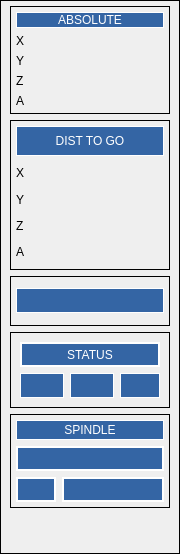
                  <widget class="QFrame" name="gridFrame">
                   <property name="minimumSize">
                    <size>
                     <width>180</width>
                     <height>0</height>
                    </size>
                   </property>
                   <property name="maximumSize">
                    <size>
                     <width>170</width>
                     <height>16777215</height>
                    </size>
                   </property>
                   <property name="frameShape">
                    <enum>QFrame::Box</enum>
                   </property>
                   <layout class="QGridLayout" name="gridLayout_20">
                    <property name="leftMargin">
                     <number>5</number>
                    </property>
                    <property name="topMargin">
                     <number>5</number>
                    </property>
                    <property name="rightMargin">
                     <number>5</number>
                    </property>
                    <property name="bottomMargin">
                     <number>5</number>
                    </property>
                    <item row="0" column="3">
                     <widget class="QFrame" name="gridFrame">
                      <property name="maximumSize">
                       <size>
                        <width>160</width>
                        <height>190</height>
                       </size>
                      </property>
                      <property name="styleSheet">
                       <string notr="true">
QLabel {font: 16pt &quot;DejaVu Sans&quot;;}
</string>
                      </property>
                      <property name="frameShape">
                       <enum>QFrame::Box</enum>
                      </property>
                      <layout class="QGridLayout" name="gridLayout_21">
                       <property name="leftMargin">
                        <number>5</number>
                       </property>
                       <property name="topMargin">
                        <number>5</number>
                       </property>
                       <property name="rightMargin">
                        <number>5</number>
                       </property>
                       <property name="bottomMargin">
                        <number>5</number>
                       </property>
                       <item row="3" column="2">
                        <widget class="QLabel" name="label_16">
                         <property name="maximumSize">
                          <size>
                           <width>30</width>
                           <height>30</height>
                          </size>
                         </property>
                         <property name="text">
                          <string>Y</string>
                         </property>
                        </widget>
                       </item>
                       <item row="1" column="2">
                        <widget class="QLabel" name="label_15">
                         <property name="maximumSize">
                          <size>
                           <width>30</width>
                           <height>30</height>
                          </size>
                         </property>
                         <property name="text">
                          <string>X</string>
                         </property>
                        </widget>
                       </item>
                       <item row="4" column="2">
                        <widget class="QLabel" name="label_17">
                         <property name="maximumSize">
                          <size>
                           <width>30</width>
                           <height>30</height>
                          </size>
                         </property>
                         <property name="text">
                          <string>Z</string>
                         </property>
                        </widget>
                       </item>
                       <item row="0" column="2" colspan="3">
                        <widget class="QLabel" name="label_8">
                         <property name="maximumSize">
                          <size>
                           <width>190</width>
                           <height>40</height>
                          </size>
                         </property>
                         <property name="styleSheet">
                          <string notr="true">color: rgb(255, 255, 255);
background-color:rgb(52, 101, 164);</string>
                         </property>
                         <property name="frameShape">
                          <enum>QFrame::Box</enum>
                         </property>
                         <property name="text">
                          <string>ABSOLUTE</string>
                         </property>
                         <property name="alignment">
                          <set>Qt::AlignCenter</set>
                         </property>
                        </widget>
                       </item>
                       <item row="6" column="2">
                        <widget class="QLabel" name="label_18">
                         <property name="maximumSize">
                          <size>
                           <width>30</width>
                           <height>30</height>
                          </size>
                         </property>
                         <property name="text">
                          <string>A</string>
                         </property>
                        </widget>
                       </item>
                       <item row="4" column="3">
                        <widget class="StatusLabel" name="statuslabel_15">
                         <property name="rules" stdset="0">
                          <string>[{&quot;channels&quot;: [{&quot;url&quot;: &quot;position:rel&quot;, &quot;trigger&quot;: true}], &quot;property&quot;: &quot;Text&quot;, &quot;expression&quot;: &quot;'{:.4f}'.format(ch[0][2])&quot;, &quot;name&quot;: &quot;abs pos&quot;}]</string>
                         </property>
                        </widget>
                       </item>
                       <item row="6" column="3">
                        <widget class="StatusLabel" name="statuslabel_16">
                         <property name="rules" stdset="0">
                          <string>[{&quot;channels&quot;: [{&quot;url&quot;: &quot;position:rel&quot;, &quot;trigger&quot;: true}], &quot;property&quot;: &quot;Text&quot;, &quot;expression&quot;: &quot;'{:.3f}'.format(ch[0][3])&quot;, &quot;name&quot;: &quot;abs pos&quot;}]</string>
                         </property>
                        </widget>
                       </item>
                       <item row="3" column="3">
                        <widget class="StatusLabel" name="statuslabel_14">
                         <property name="rules" stdset="0">
                          <string>[{&quot;channels&quot;: [{&quot;url&quot;: &quot;position:rel&quot;, &quot;trigger&quot;: true}], &quot;property&quot;: &quot;Text&quot;, &quot;expression&quot;: &quot;'{:.4f}'.format(ch[0][1])&quot;, &quot;name&quot;: &quot;abs pos&quot;}]</string>
                         </property>
                        </widget>
                       </item>
                       <item row="1" column="3">
                        <widget class="StatusLabel" name="statuslabel_13">
                         <property name="rules" stdset="0">
                          <string>[{&quot;channels&quot;: [{&quot;url&quot;: &quot;position:rel?&quot;, &quot;trigger&quot;: true}], &quot;property&quot;: &quot;Text&quot;, &quot;expression&quot;: &quot;'{:.4f}'.format(ch[0][0])&quot;, &quot;name&quot;: &quot;abs pos&quot;}]</string>
                         </property>
                        </widget>
                       </item>
                      </layout>
                     </widget>
                    </item>
                    <item row="3" column="3">
                     <widget class="QFrame" name="gridFrame">
                      <property name="maximumSize">
                       <size>
                        <width>160</width>
                        <height>16777215</height>
                       </size>
                      </property>
                      <property name="frameShape">
                       <enum>QFrame::Box</enum>
                      </property>
                      <layout class="QGridLayout" name="gridLayout_48">
                       <item row="1" column="0">
                        <widget class="StatusLabel" name="statuslabel_45">
                         <property name="minimumSize">
                          <size>
                           <width>0</width>
                           <height>25</height>
                          </size>
                         </property>
                         <property name="maximumSize">
                          <size>
                           <width>45</width>
                           <height>30</height>
                          </size>
                         </property>
                         <property name="styleSheet">
                          <string notr="true">color: rgb(255, 255, 255);
background-color:rgb(52, 101, 164);</string>
                         </property>
                         <property name="frameShape">
                          <enum>QFrame::Box</enum>
                         </property>
                         <property name="alignment">
                          <set>Qt::AlignCenter</set>
                         </property>
                         <property name="rules" stdset="0">
                          <string>[{&quot;channels&quot;: [{&quot;url&quot;: &quot;status:task_state?text&quot;, &quot;trigger&quot;: true}], &quot;property&quot;: &quot;Text&quot;, &quot;expression&quot;: &quot;ch[0]&quot;, &quot;name&quot;: &quot;state&quot;}]</string>
                         </property>
                        </widget>
                       </item>
                       <item row="1" column="1">
                        <widget class="StatusLabel" name="statuslabel_34">
                         <property name="minimumSize">
                          <size>
                           <width>0</width>
                           <height>25</height>
                          </size>
                         </property>
                         <property name="maximumSize">
                          <size>
                           <width>60</width>
                           <height>16777215</height>
                          </size>
                         </property>
                         <property name="styleSheet">
                          <string notr="true">color: rgb(255, 255, 255);
background-color:rgb(52, 101, 164);</string>
                         </property>
                         <property name="frameShape">
                          <enum>QFrame::Box</enum>
                         </property>
                         <property name="alignment">
                          <set>Qt::AlignCenter</set>
                         </property>
                         <property name="rules" stdset="0">
                          <string>[{&quot;channels&quot;: [{&quot;url&quot;: &quot;status:task_mode?text&quot;, &quot;trigger&quot;: true}], &quot;property&quot;: &quot;Text&quot;, &quot;expression&quot;: &quot;ch[0]&quot;, &quot;name&quot;: &quot;mode&quot;}]</string>
                         </property>
                        </widget>
                       </item>
                       <item row="1" column="2">
                        <widget class="StatusLabel" name="statuslabel_32">
                         <property name="minimumSize">
                          <size>
                           <width>0</width>
                           <height>25</height>
                          </size>
                         </property>
                         <property name="maximumSize">
                          <size>
                           <width>40</width>
                           <height>16777215</height>
                          </size>
                         </property>
                         <property name="styleSheet">
                          <string notr="true">color: rgb(255, 255, 255);
background-color:rgb(52, 101, 164);</string>
                         </property>
                         <property name="frameShape">
                          <enum>QFrame::Box</enum>
                         </property>
                         <property name="frameShadow">
                          <enum>QFrame::Plain</enum>
                         </property>
                         <property name="alignment">
                          <set>Qt::AlignCenter</set>
                         </property>
                         <property name="rules" stdset="0">
                          <string>[{&quot;channels&quot;: [{&quot;url&quot;: &quot;status:state?text&quot;, &quot;trigger&quot;: true}], &quot;property&quot;: &quot;Text&quot;, &quot;expression&quot;: &quot;ch[0] &quot;, &quot;name&quot;: &quot;State&quot;}]</string>
                         </property>
                        </widget>
                       </item>
                       <item row="0" column="0" colspan="3">
                        <widget class="QLabel" name="label_52">
                         <property name="minimumSize">
                          <size>
                           <width>100</width>
                           <height>25</height>
                          </size>
                         </property>
                         <property name="styleSheet">
                          <string notr="true">color: rgb(255, 255, 255);
background-color:rgb(52, 101, 164);</string>
                         </property>
                         <property name="frameShape">
                          <enum>QFrame::Box</enum>
                         </property>
                         <property name="lineWidth">
                          <number>2</number>
                         </property>
                         <property name="text">
                          <string>STATUS</string>
                         </property>
                         <property name="alignment">
                          <set>Qt::AlignCenter</set>
                         </property>
                        </widget>
                       </item>
                      </layout>
                     </widget>
                    </item>
                    <item row="7" column="3">
                     <widget class="QFrame" name="gridFrame">
                      <property name="minimumSize">
                       <size>
                        <width>0</width>
                        <height>0</height>
                       </size>
                      </property>
                      <property name="maximumSize">
                       <size>
                        <width>160</width>
                        <height>16777215</height>
                       </size>
                      </property>
                      <property name="frameShape">
                       <enum>QFrame::Box</enum>
                      </property>
                      <layout class="QGridLayout" name="gridLayout_32">
                       <property name="leftMargin">
                        <number>5</number>
                       </property>
                       <property name="topMargin">
                        <number>5</number>
                       </property>
                       <property name="rightMargin">
                        <number>5</number>
                       </property>
                       <property name="bottomMargin">
                        <number>5</number>
                       </property>
                       <item row="2" column="0">
                        <widget class="StatusLabel" name="statuslabel_24">
                         <property name="minimumSize">
                          <size>
                           <width>0</width>
                           <height>25</height>
                          </size>
                         </property>
                         <property name="maximumSize">
                          <size>
                           <width>40</width>
                           <height>16777215</height>
                          </size>
                         </property>
                         <property name="styleSheet">
                          <string notr="true">color: rgb(255, 255, 255);
background-color:rgb(52, 101, 164);</string>
                         </property>
                         <property name="frameShape">
                          <enum>QFrame::Box</enum>
                         </property>
                         <property name="lineWidth">
                          <number>2</number>
                         </property>
                         <property name="alignment">
                          <set>Qt::AlignJustify|Qt::AlignVCenter</set>
                         </property>
                         <property name="rules" stdset="0">
                          <string>[{&quot;channels&quot;: [{&quot;url&quot;: &quot;status:tool_in_spindle&quot;, &quot;trigger&quot;: true}], &quot;property&quot;: &quot;Text&quot;, &quot;expression&quot;: &quot;'T# ' + str(ch[0])&quot;, &quot;name&quot;: &quot;current spindle tool&quot;}]</string>
                         </property>
                        </widget>
                       </item>
                       <item row="2" column="1">
                        <widget class="StatusLabel" name="statuslabel_35">
                         <property name="minimumSize">
                          <size>
                           <width>80</width>
                           <height>25</height>
                          </size>
                         </property>
                         <property name="styleSheet">
                          <string notr="true">color: rgb(255, 255, 255);
background-color:rgb(52, 101, 164);</string>
                         </property>
                         <property name="frameShape">
                          <enum>QFrame::Box</enum>
                         </property>
                         <property name="lineWidth">
                          <number>2</number>
                         </property>
                         <property name="alignment">
                          <set>Qt::AlignCenter</set>
                         </property>
                         <property name="rules" stdset="0">
                          <string>[{&quot;channels&quot;: [{&quot;url&quot;: &quot;tooltable:current_tool?remark&quot;, &quot;trigger&quot;: true}], &quot;property&quot;: &quot;Text&quot;, &quot;expression&quot;: &quot;ch[0]&quot;, &quot;name&quot;: &quot;tool comment&quot;}]</string>
                         </property>
                        </widget>
                       </item>
                       <item row="0" column="0" colspan="2">
                        <widget class="QLabel" name="label_38">
                         <property name="minimumSize">
                          <size>
                           <width>0</width>
                           <height>20</height>
                          </size>
                         </property>
                         <property name="maximumSize">
                          <size>
                           <width>190</width>
                           <height>16777215</height>
                          </size>
                         </property>
                         <property name="styleSheet">
                          <string notr="true">color: rgb(255, 255, 255);
background-color:rgb(52, 101, 164);</string>
                         </property>
                         <property name="frameShape">
                          <enum>QFrame::Box</enum>
                         </property>
                         <property name="text">
                          <string>SPINDLE</string>
                         </property>
                         <property name="alignment">
                          <set>Qt::AlignCenter</set>
                         </property>
                        </widget>
                       </item>
                       <item row="1" column="0" colspan="2">
                        <widget class="StatusLabel" name="spindlespeed">
                         <property name="minimumSize">
                          <size>
                           <width>0</width>
                           <height>25</height>
                          </size>
                         </property>
                         <property name="maximumSize">
                          <size>
                           <width>190</width>
                           <height>16777215</height>
                          </size>
                         </property>
                         <property name="styleSheet">
                          <string notr="true">color: rgb(255, 255, 255);
background-color:rgb(52, 101, 164);</string>
                         </property>
                         <property name="frameShape">
                          <enum>QFrame::Box</enum>
                         </property>
                         <property name="lineWidth">
                          <number>2</number>
                         </property>
                         <property name="alignment">
                          <set>Qt::AlignCenter</set>
                         </property>
                         <property name="rules" stdset="0">
                          <string>[{&quot;channels&quot;: [{&quot;url&quot;: &quot;status:spindle.0.speed&quot;, &quot;trigger&quot;: true}], &quot;property&quot;: &quot;Text&quot;, &quot;expression&quot;: &quot;'RPM ' + '{:.0f}'.format(ch[0])&quot;, &quot;name&quot;: &quot;spindle speed&quot;}]</string>
                         </property>
                        </widget>
                       </item>
                      </layout>
                     </widget>
                    </item>
                    <item row="1" column="3">
                     <widget class="QFrame" name="gridFrame">
                      <property name="sizePolicy">
                       <sizepolicy hsizetype="Fixed" vsizetype="Preferred">
                        <horstretch>0</horstretch>
                        <verstretch>0</verstretch>
                       </sizepolicy>
                      </property>
                      <property name="minimumSize">
                       <size>
                        <width>100</width>
                        <height>150</height>
                       </size>
                      </property>
                      <property name="maximumSize">
                       <size>
                        <width>160</width>
                        <height>210</height>
                       </size>
                      </property>
                      <property name="styleSheet">
                       <string notr="true">
QLabel {font: 14pt &quot;DejaVu Sans&quot;;}
</string>
                      </property>
                      <property name="frameShape">
                       <enum>QFrame::Box</enum>
                      </property>
                      <layout class="QGridLayout" name="gridLayout_27">
                       <property name="leftMargin">
                        <number>5</number>
                       </property>
                       <property name="topMargin">
                        <number>5</number>
                       </property>
                       <property name="rightMargin">
                        <number>5</number>
                       </property>
                       <property name="bottomMargin">
                        <number>5</number>
                       </property>
                       <item row="2" column="0">
                        <widget class="QLabel" name="label_26">
                         <property name="maximumSize">
                          <size>
                           <width>20</width>
                           <height>20</height>
                          </size>
                         </property>
                         <property name="text">
                          <string>Y</string>
                         </property>
                        </widget>
                       </item>
                       <item row="1" column="0">
                        <widget class="QLabel" name="label_24">
                         <property name="maximumSize">
                          <size>
                           <width>20</width>
                           <height>20</height>
                          </size>
                         </property>
                         <property name="text">
                          <string>X</string>
                         </property>
                        </widget>
                       </item>
                       <item row="3" column="0">
                        <widget class="QLabel" name="label_25">
                         <property name="maximumSize">
                          <size>
                           <width>20</width>
                           <height>20</height>
                          </size>
                         </property>
                         <property name="text">
                          <string>Z</string>
                         </property>
                        </widget>
                       </item>
                       <item row="4" column="0">
                        <widget class="QLabel" name="label_23">
                         <property name="maximumSize">
                          <size>
                           <width>20</width>
                           <height>20</height>
                          </size>
                         </property>
                         <property name="text">
                          <string>A</string>
                         </property>
                        </widget>
                       </item>
                       <item row="1" column="1">
                        <widget class="StatusLabel" name="statuslabel_28">
                         <property name="font">
                          <font>
                           <family>DejaVu Sans</family>
                           <pointsize>14</pointsize>
                           <weight>50</weight>
                           <italic>false</italic>
                           <bold>false</bold>
                          </font>
                         </property>
                         <property name="rules" stdset="0">
                          <string>[{&quot;channels&quot;: [{&quot;url&quot;: &quot;status:dtg&quot;, &quot;trigger&quot;: true}], &quot;property&quot;: &quot;Text&quot;, &quot;expression&quot;: &quot;'{:.4f}'.format(ch[0][0])&quot;, &quot;name&quot;: &quot;dist to go&quot;}]</string>
                         </property>
                        </widget>
                       </item>
                       <item row="2" column="1">
                        <widget class="StatusLabel" name="statuslabel_29">
                         <property name="rules" stdset="0">
                          <string>[{&quot;channels&quot;: [{&quot;url&quot;: &quot;status:dtg&quot;, &quot;trigger&quot;: true}], &quot;property&quot;: &quot;Text&quot;, &quot;expression&quot;: &quot;'{:.4f}'.format(ch[0][1])&quot;, &quot;name&quot;: &quot;dist to go&quot;}]</string>
                         </property>
                        </widget>
                       </item>
                       <item row="3" column="1">
                        <widget class="StatusLabel" name="statuslabel_30">
                         <property name="rules" stdset="0">
                          <string>[{&quot;channels&quot;: [{&quot;url&quot;: &quot;status:dtg&quot;, &quot;trigger&quot;: true}], &quot;property&quot;: &quot;Text&quot;, &quot;expression&quot;: &quot;'{:.4f}'.format(ch[0][2])&quot;, &quot;name&quot;: &quot;dist to go&quot;}]</string>
                         </property>
                        </widget>
                       </item>
                       <item row="4" column="1">
                        <widget class="StatusLabel" name="statuslabel_31">
                         <property name="rules" stdset="0">
                          <string>[{&quot;channels&quot;: [{&quot;url&quot;: &quot;status:dtg&quot;, &quot;trigger&quot;: true}], &quot;property&quot;: &quot;Text&quot;, &quot;expression&quot;: &quot;'{:.3f}'.format(ch[0][3])&quot;, &quot;name&quot;: &quot;dist to go&quot;}]</string>
                         </property>
                        </widget>
                       </item>
                       <item row="0" column="0" colspan="2">
                        <widget class="QFrame" name="gridFrame_2">
                         <property name="minimumSize">
                          <size>
                           <width>100</width>
                           <height>30</height>
                          </size>
                         </property>
                         <property name="maximumSize">
                          <size>
                           <width>170</width>
                           <height>30</height>
                          </size>
                         </property>
                         <property name="styleSheet">
                          <string notr="true">color: rgb(255, 255, 255);
background-color:rgb(52, 101, 164);</string>
                         </property>
                         <property name="frameShape">
                          <enum>QFrame::Box</enum>
                         </property>
                         <layout class="QGridLayout" name="gridLayout_25">
                          <property name="leftMargin">
                           <number>5</number>
                          </property>
                          <property name="topMargin">
                           <number>5</number>
                          </property>
                          <property name="rightMargin">
                           <number>5</number>
                          </property>
                          <property name="bottomMargin">
                           <number>5</number>
                          </property>
                          <item row="0" column="0">
                           <widget class="QLabel" name="label_10">
                            <property name="minimumSize">
                             <size>
                              <width>0</width>
                              <height>10</height>
                             </size>
                            </property>
                            <property name="maximumSize">
                             <size>
                              <width>140</width>
                              <height>15</height>
                             </size>
                            </property>
                            <property name="text">
                             <string>DIST TO GO</string>
                            </property>
                            <property name="alignment">
                             <set>Qt::AlignCenter</set>
                            </property>
                           </widget>
                          </item>
                         </layout>
                        </widget>
                       </item>
                      </layout>
                     </widget>
                    </item>
                    <item row="8" column="3">
                     <spacer name="verticalSpacer_6">
                      <property name="orientation">
                       <enum>Qt::Vertical</enum>
                      </property>
                      <property name="sizeHint" stdset="0">
                       <size>
                        <width>20</width>
                        <height>40</height>
                       </size>
                      </property>
                     </spacer>
                    </item>
                    <item row="2" column="3">
                     <widget class="QFrame" name="gridFrame">
                      <property name="minimumSize">
                       <size>
                        <width>0</width>
                        <height>50</height>
                       </size>
                      </property>
                      <property name="maximumSize">
                       <size>
                        <width>160</width>
                        <height>16777215</height>
                       </size>
                      </property>
                      <property name="styleSheet">
                       <string notr="true"/>
                      </property>
                      <property name="frameShape">
                       <enum>QFrame::Box</enum>
                      </property>
                      <layout class="QGridLayout" name="gridLayout_38">
                       <property name="leftMargin">
                        <number>5</number>
                       </property>
                       <property name="topMargin">
                        <number>5</number>
                       </property>
                       <property name="rightMargin">
                        <number>5</number>
                       </property>
                       <property name="bottomMargin">
                        <number>5</number>
                       </property>
                       <item row="0" column="0">
                        <widget class="StatusLabel" name="statuslabel_19">
                         <property name="maximumSize">
                          <size>
                           <width>190</width>
                           <height>25</height>
                          </size>
                         </property>
                         <property name="font">
                          <font>
                           <family>DejaVu Sans</family>
                           <pointsize>10</pointsize>
                           <weight>50</weight>
                           <italic>false</italic>
                           <bold>false</bold>
                          </font>
                         </property>
                         <property name="styleSheet">
                          <string notr="true">color: rgb(255, 255, 255);
background-color:rgb(52, 101, 164);</string>
                         </property>
                         <property name="frameShape">
                          <enum>QFrame::Box</enum>
                         </property>
                         <property name="rules" stdset="0">
                          <string>[{&quot;channels&quot;: [{&quot;url&quot;: &quot;status:current_vel&quot;, &quot;trigger&quot;: true}], &quot;property&quot;: &quot;Text&quot;, &quot;expression&quot;: &quot;'FEED ' + str(ch[0]*60) + '  IPM'&quot;, &quot;name&quot;: &quot;current velocity&quot;}]</string>
                         </property>
                        </widget>
                       </item>
                      </layout>
                     </widget>
                    </item>
                   </layout>
                  </widget>
